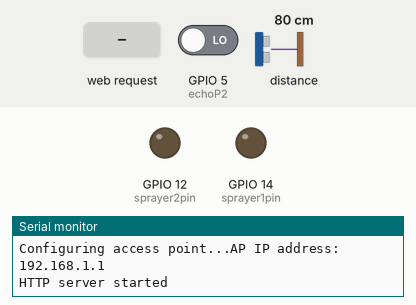
Simulated run of this sketch. Board: ESP8266 (NodeMCU). On the bench: output pins drawn as LEDs (lit = HIGH), the last lines printed to the serial monitor. The test bench sets the inputs (shaded band); at power-on: GPIO 5 (echoP2) LOW, distance to the obstacle 80 cm. The echo pulse lasts 58.3 µs per cm; pins used as bus, display or sensor lines are not drawn.

Above: at 2.2 s.
2.3 s: HTTP request GET /sprayer1on received
At 2.7 s:
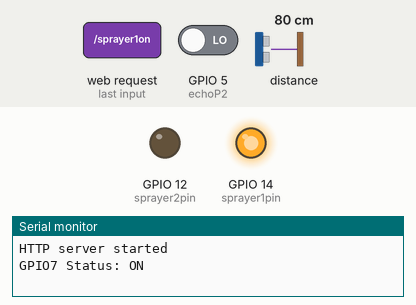
3.8 s: HTTP request GET /sprayer2on received
At 5.6 s:
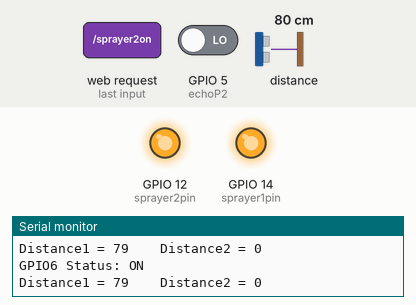
6.8 s: HTTP request GET /sprayer1off received
At 8.5 s:
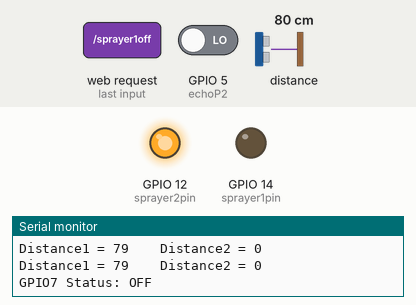
8.8 s: HTTP request GET /sprayer2off received
At 10.1 s:
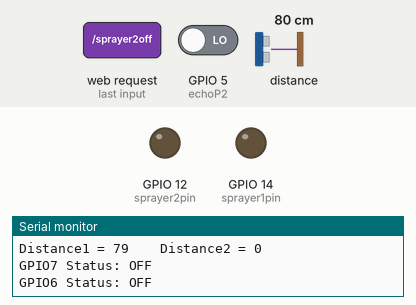
Timing chart, 0 to 11.3 s (numbered marks = the images above; inputs shaded):
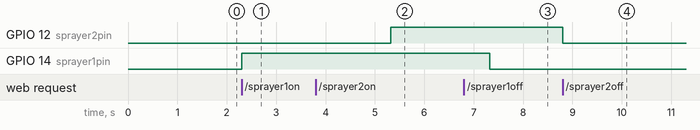

Measured:
- after the input at 2.3 s, GPIO 14 (sprayer1pin): LOW → HIGH at once
- after the input at 3.8 s, GPIO 12 (sprayer2pin): LOW → HIGH after 1.5 s
- after the input at 6.8 s, GPIO 14 (sprayer1pin): HIGH → LOW after 0.53 s
- after the input at 8.8 s, GPIO 12 (sprayer2pin): HIGH → LOW at once

The sketch:

WiFiAccessPoint_WEBSERVER.ino
```cpp
// (licence header left out)
/* Create a WiFi access point and provide a web server on it. */

#include <ESP8266WiFi.h>
#include <WiFiClient.h>
#include <ESP8266WebServer.h>

#ifndef APSSID
#define APSSID "Kandatz Testing"
#define APPSK  "12345678"
#endif

/* Set these to your desired credentials. */
const char *ssid = APSSID;
const char *password = APPSK;

ESP8266WebServer server(80);

// Untuk Bagian control relay
uint8_t sprayer1pin = 14;
uint8_t sprayer2pin = 12;

// Untuk status Button
bool sprayer1status = LOW;
bool sprayer2status = LOW;

// untuk pembacaan sensor ultrasonic
//const int trigP1 = 16;  //SD3 Or GPIO-10 of nodemcu
//const int echoP1 = 5;  //SD2 Or GPIO-9 of nodemcu
const int trigP1 = 4;  //SD3 Or GPIO-10 of nodemcu
const int echoP1 = 0;  //SD2 Or GPIO-9 of nodemcu
long duration1;
int distance1;

const int trigP2 = 16;  //SD3 Or GPIO-10 of nodemcu
const int echoP2 = 5;  //SD2 Or GPIO-9 of nodemcu
long duration2;
int distance2;

void handleRoot() {
  server.send(200, "text/html", "<h1>You are connected</h1>");
}

void handle_OnConnect() {
  sprayer1status = LOW;
  sprayer2status = LOW;
  Serial.println("GPIO7 Status: OFF | GPIO6 Status: OFF");
  server.send(200, "text/html", SendHTML(sprayer1status,sprayer2status));
}

void handle_sprayer1on() {
  sprayer1status = HIGH;
  Serial.println("GPIO7 Status: ON");
  server.send(200, "text/html", SendHTML(true,sprayer2status));
}

void handle_sprayer1off() {
  sprayer1status = LOW;
  Serial.println("GPIO7 Status: OFF");
  server.send(200, "text/html", SendHTML(false,sprayer2status));
}

void handle_sprayer2on() {
  sprayer2status = HIGH;
  Serial.println("GPIO6 Status: ON");
  server.send(200, "text/html", SendHTML(sprayer1status,true));
}

void handle_sprayer2off() {
  sprayer2status = LOW;
  Serial.println("GPIO6 Status: OFF");
  server.send(200, "text/html", SendHTML(sprayer1status,false));
}

void handle_NotFound(){
  server.send(404, "text/plain", "Not found");
}

void ultrasonic_read(){
  digitalWrite(trigP1, LOW);   // Makes trigPin low
  delayMicroseconds(2);       // 2 micro second delay
  digitalWrite(trigP1, HIGH);  // tigPin high
  delayMicroseconds(10);      // trigPin high for 10 micro seconds
  digitalWrite(trigP1, LOW);   // trigPin low
  duration1 = pulseIn(echoP1, HIGH);   //Read echo pin, time in microseconds
  distance1= duration1*0.034/2;        //Calculating actual/real distance

  digitalWrite(trigP2, LOW);   // Makes trigPin low
  delayMicroseconds(2);       // 2 micro second delay
  digitalWrite(trigP2, HIGH);  // tigPin high
  delayMicroseconds(10);      // trigPin high for 10 micro seconds
  digitalWrite(trigP2, LOW);   // trigPin low
  duration2 = pulseIn(echoP2, HIGH);   //Read echo pin, time in microseconds
  distance2= duration2*0.034/2;        //Calculating actual/real distance

  Serial.print("Distance1 = ");        //Output distance on arduino serial monitor
  Serial.print(distance1);
  Serial.print("\t\tDistance2 = ");        //Output distance on arduino serial monitor
  Serial.println(distance2);
}

String SendHTML(uint8_t sprayer1stat,uint8_t sprayer2stat){
  String ptr = "<!DOCTYPE html> <html>\n";
  ptr +="<head><meta name=\"viewport\" content=\"width=device-width, initial-scale=1.0, user-scalable=no\">\n";
  ptr +="<title>sprayer Control</title>\n";
  ptr +="<style>html { font-family: Helvetica; display: inline-block; margin: 0px auto; text-align: center;}\n";
  ptr +="body{margin-top: 50px;} h1 {color: #444444;margin: 50px auto 30px;} h3 {color: #444444;margin-bottom: 50px;}\n";
  ptr +=".button {display: block;width: 80px;background-color: #1abc9c;border: none;color: white;padding: 13px 30px;text-decoration: none;font-size: 25px;margin: 0px auto 35px;cursor: pointer;border-radius: 4px;}\n";
  ptr +=".button-on {background-color: #1abc9c;}\n";
  ptr +=".button-on:active {background-color: #16a085;}\n";
  ptr +=".button-off {background-color: #34495e;}\n";
  ptr +=".button-off:active {background-color: #2c3e50;}\n";
  ptr +="p {font-size: 14px;color: #888;margin-bottom: 10px;}\n";
  ptr +="</style>\n";
  ptr +="</head>\n";
  ptr +="<body>\n";
  ptr +="<h1>Covid-19 Sprayer Automatic System</h1>\n";
  ptr +="<h3>Terminal Control for maintenance relay motor sprayer</h3>\n";

   if(sprayer1stat)
  {ptr +="<p>Auto Spray Status: ON</p><a class=\"button button-off\" href=\"/sprayer1off\">OFF</a>\n";}
  else
  {ptr +="<p>Auto Spray Status: OFF</p><a class=\"button button-on\" href=\"/sprayer1on\">ON</a>\n";}

  if(sprayer2stat)
  {ptr +="<p>Spray Tester Status: ON</p><a class=\"button button-off\" href=\"/sprayer2off\">OFF</a>\n";}
  else
  {ptr +="<p>Spray Tester Status: OFF</p><a class=\"button button-on\" href=\"/sprayer2on\">ON</a>\n";}

  ptr +="</body>\n";
  ptr +="</html>\n";
  return ptr;
}

void setup() {
  delay(1000);
  Serial.begin(115200);
  pinMode(A0, INPUT);
  pinMode(sprayer1pin, OUTPUT);
  pinMode(sprayer2pin, OUTPUT);
  pinMode(trigP1, OUTPUT);  // Sets the trigPin1 as an Output
  pinMode(echoP1, INPUT);   // Sets the echoPin1 as an Input

  Serial.println();
  Serial.print("Configuring access point...");
  /* You can remove the password parameter if you want the AP to be open. */
  WiFi.softAP(ssid, password);

  IPAddress Ip(192, 168, 1, 1);
  IPAddress NMask(255, 255, 255, 0);


  WiFi.softAPConfig(Ip, Ip, NMask);

  IPAddress myIP = WiFi.softAPIP();
  Serial.print("AP IP address: ");
  Serial.println(myIP);
//  server.on("/", handleRoot);
  server.on("/", handle_OnConnect);
  server.on("/sprayer1on", handle_sprayer1on);
  server.on("/sprayer1off", handle_sprayer1off);
  server.on("/sprayer2on", handle_sprayer2on);
  server.on("/sprayer2off", handle_sprayer2off);
  server.onNotFound(handle_NotFound);
  server.begin();
  Serial.println("HTTP server started");

}

void loop() {
  server.handleClient();
  if(sprayer1status)
  {digitalWrite(sprayer1pin, HIGH);
   ultrasonic_read();
  }
  else
  {digitalWrite(sprayer1pin, LOW);}

  if(sprayer2status)
  {digitalWrite(sprayer2pin, HIGH);}
  else
  {digitalWrite(sprayer2pin, LOW);}

//  Serial.println("testing");
//  delay(100);
}
```
